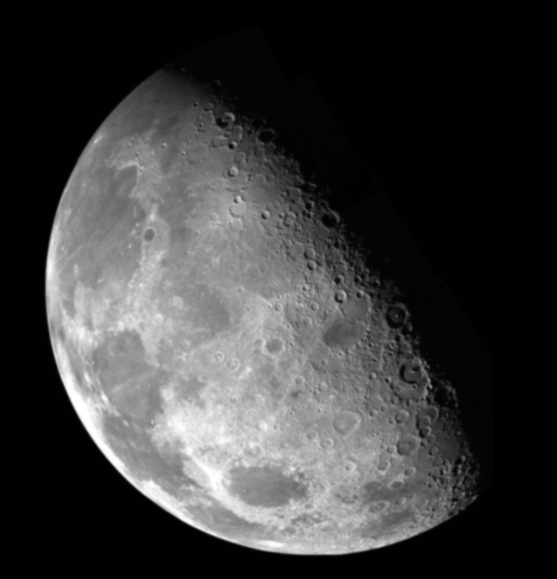
#> input picture Image Processing/images/moon1.png, 1113 x 1158 px (shown at 1/2 size)
$ jupyter execute '空间滤波器.ipynb'
#> lines starting #> are read from the running program, lines starting #| are printed output that depends on the picture
## 3.6 锐化空间滤波器

锐化(sharpen)处理的目的主要是突出灰度的**过渡部分**。

> 图像模糊可以通过在空间域用像素平均法实现，处理方式类似于**积分**。
> 容易想到，图像的锐化可以通过**微分**的方式实现。

本节讨论利用微分算子来锐化图像的各种方法。从基本规律上说，微分算子的响应强度和这一点的突变程度成正比，这样图像微分就能增强边缘和其他突变（比如噪声noise），而削弱灰度变化缓慢的区域。

### 3.6.1 微分与差分

一阶微分(differential)的定义为$\frac{\partial{f}}{\partial{x}}$，离散情况用差分(difference)代替微分，近似表示为$\frac{\partial{f}}{\partial{x}}=f(x+1)-f(x)$.

二阶微分是一阶微分的微分，所以二阶微分用差分代替可以这样表示：
$$\frac{\partial^2{f}}{\partial{x}^2}=(f(x+1)-f(x))-(f(x)-f(x-1))=f(x+1)+f(x-1)-2f(x)$$

考虑一阶微分和二阶微分的性质，对于灰度缓慢过度的梯形区域，一阶微分不为零，二阶微分则非常接近0（对于缓慢过度区域不敏感）。所以二阶微分在增强细节方面要比一阶微分好得多。**这是一个适合锐化图像的理想特性**。

### 3.6.2 使用二阶微分进行图像锐化——拉普拉斯算子

这一节介绍一个最简单的二阶微分算子来进行图像锐化。

> 构造算子的最主要的思想是构造一个微分公式，然后由此公式推导一个滤波器模板。

可以证明（Rosenfeld and Kak[1982]），最简单的各向同性微分算子是拉普拉斯算子。一个二维图像函数$f(x,y)$的拉普拉斯算子(laplace operator)定义为：
$$\nabla^2f=\frac{\partial^2f}{\partial{x}^2}+\frac{\partial^2f}{\partial{y}^2}$$

由上节定义的二阶微分公式，得出两个变量的拉普拉斯离散算子是
$$\nabla^2f(x,y)=f(x+1,y)+f(x-1,y)+f(x,y+1)+f(x,y-1)-4f(x,y)$$

如果用一个模板来表示可以写作：
$$\left(
    \begin{array}{ccc}
        0 & 1 & 0 \\
        1 & -4 & 1\\
        0 & 1 & 0
    \end{array}
   \right)$$

可以看出这种最简单的拉普拉斯算子模板只和**上下左右四个方向的像素**有关，另外还有一种包含四个对角的八方向拉普拉斯算子，模板如下：
$$\left(
    \begin{array}{ccc}
        1 & 1 & 1 \\
        1 & -8 & 1\\
        1 & 1 & 1
    \end{array}
   \right)$$

> 这里要指出的是，这是拉普拉斯算子在之前定义下推得的模板，此时模板中心为负。还可以通过相反的定义推出一个中心为正，周围为负的模板。

> 符号由微分的定义决定，本质上没有什么不同，但是在某些使用中要注意。（加还是减）

[cell 1]
from PIL import Image
import matplotlib.pyplot as plt
import numpy as np


img = Image.open('images/moon1.png')        # 读取图像
#> img is the input picture: PIL image 1113x1158 L; min 0, max 255, mean 59.2
print(img.mode, img.size)                   # 打印图像的颜色模式和尺寸信息
#| L (1113, 1158)
img_data = np.array(img)                    # 将图像像素数据单独提取出来

plt.subplots_adjust(left=0.1, right=1.5)

plt.subplot(131)
plt.imshow(img_data, cmap='gray')           # 绘制原始图像
plt.title('origin')

template = np.array([[-1, -1, -1], [-1, 8, -1], [-1, -1, -1]])   # 定义滤波器模板

img_out = np.zeros(img.size, dtype='i').T
for i in range(img.size[0]):
    for j in range(img.size[1]):
        try:
            img_out[i, j] = np.sum(template * img_data[i-1:i+2, j-1:j+2])  # 滤波操作
        except:
            pass
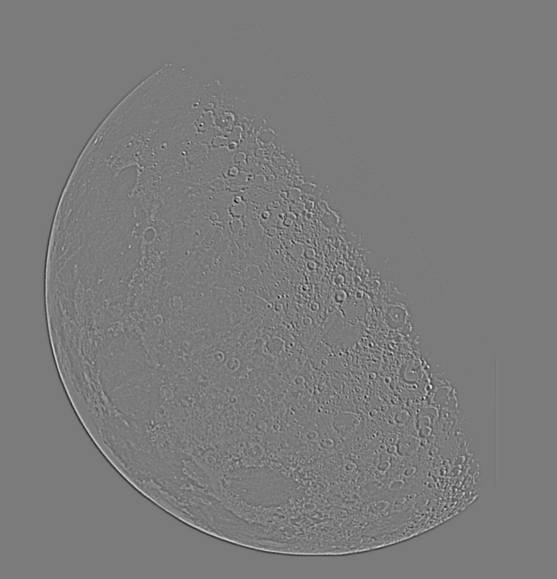
#> img_out: shape (1158, 1113) int32 (shown at 1/2 size); min -81, max 86, mean 0; drawn with min black and max white

plt.subplot(132)
plt.imshow(img_out, cmap='gray')            # 绘制滤波后的图像
plt.title('filted')

plt.subplot(133)
plt.imshow(img_out + img_data, cmap='gray') # 绘制锐化后的图像
plt.title('sharpened')
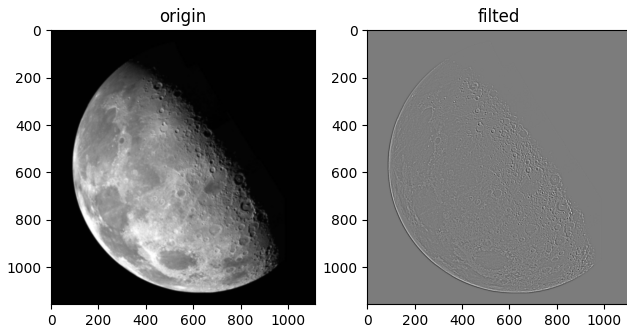
#> figure drawn by matplotlib, 3 panels

### 3.6.3 非锐化掩蔽（Unsharpening Mask）和高提升滤波（High Profile Information Filtering）

本小节介绍的方法在印刷和出版界被使用了很长时间，其主要方法是元图像减去一幅非锐化（平滑过的）版本。

具体由下列步骤组成：

1. 模糊原图像
2. 从原图像中减去模糊图像（产生的差值图像称为模板）
3. 将模板加到原图像上

令$\bar{f}(x,y)$表示模糊的图像，非锐化掩蔽用公式表示如下。首先我们得到模板：
$$g_{mask}(x,y)=f(x,y)-\bar{f}(x,y)$$

然后，在原图像上加上该模板的一个权重部分：
$$g(x,y)=f(x,y)+k*g_{mask}(x,y)$$

上式中的 `k` 称为权重系数。当 k = 1 时，我们得到上面定义的非锐化掩蔽。当 k > 1 时，该处理称为高提升滤波。

> k 代表了非锐化模板的贡献，k大时贡献大，反之，则小。

上面的图像展示了非锐化掩蔽的原理。需要注意的是k的取值要小心，一般来说，k越大锐化效果月明显，但是k过大可能会使结果产生**负灰度**。负灰度的出现可能会使边缘出现暗晕轮。

[cell 2]
import numpy as np
import matplotlib.pyplot as plt

from PIL import Image
from PIL import ImageFilter

img = Image.open('images/text.png').convert('L')  # 读取图像
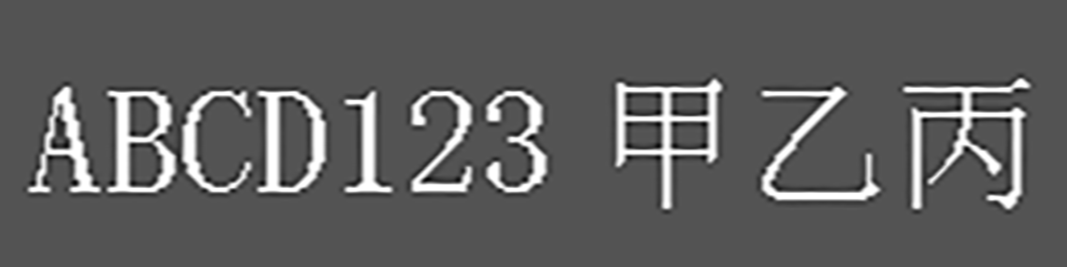
#> input picture Image Processing/images/text.png, 1067 x 267 px
#> img: PIL image 1067x267 L
img_data = np.array(img, dtype='i')

plt.subplot(511)
plt.imshow(img_data, cmap='gray')

blur = np.array(img.filter(ImageFilter.GaussianBlur(2)), dtype='i')
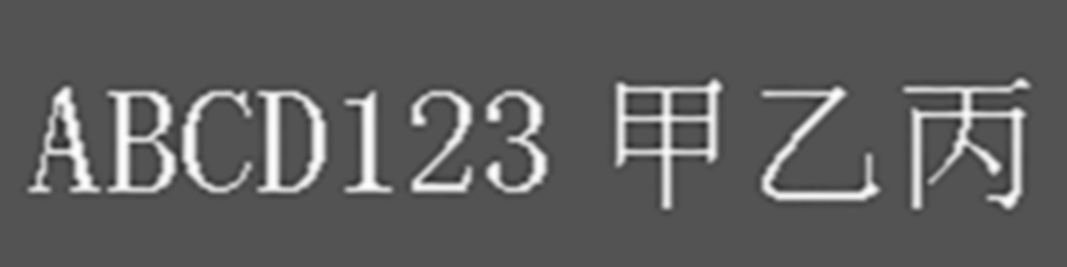
#> blur: shape (267, 1067) int32; min 39, max 255, mean 94.6
plt.subplot(512)
plt.imshow(blur, cmap='gray')

mask = img_data - blur
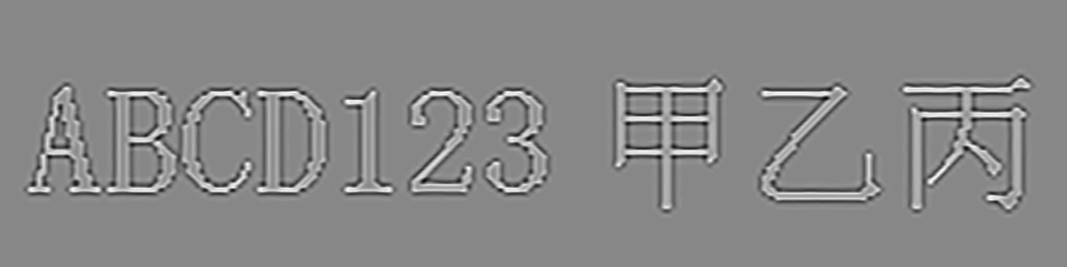
#> mask: shape (267, 1067) int32; min -73, max 64, mean 0; drawn with min black and max white
plt.subplot(513)
plt.imshow(mask, cmap='gray')
# np.array(img_data)

usm = img_data + mask
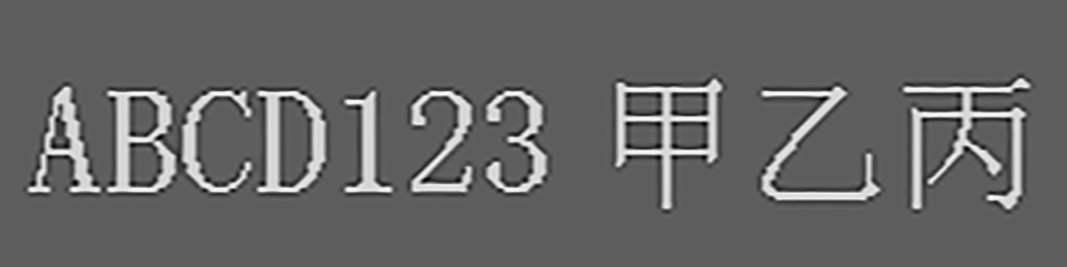
#> usm: shape (267, 1067) int32; min -54, max 318, mean 94.6; drawn with min black and max white
plt.subplot(514)
plt.imshow(usm, cmap='gray')

hpif = img_data + 3 * mask
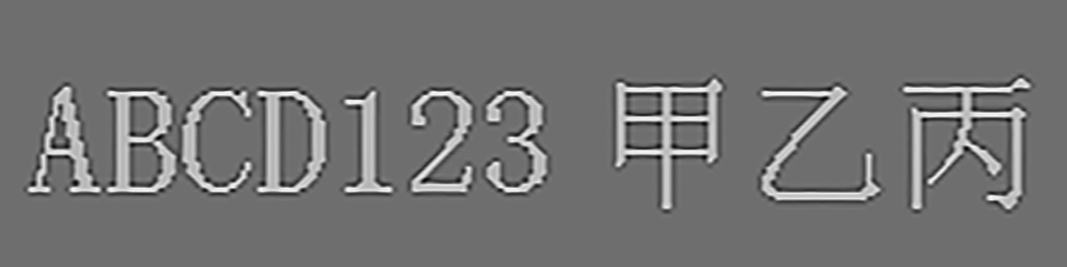
#> hpif: shape (267, 1067) int32; min -191, max 444, mean 94.6; drawn with min black and max white
plt.subplot(515)
plt.imshow(hpif, cmap='gray')
